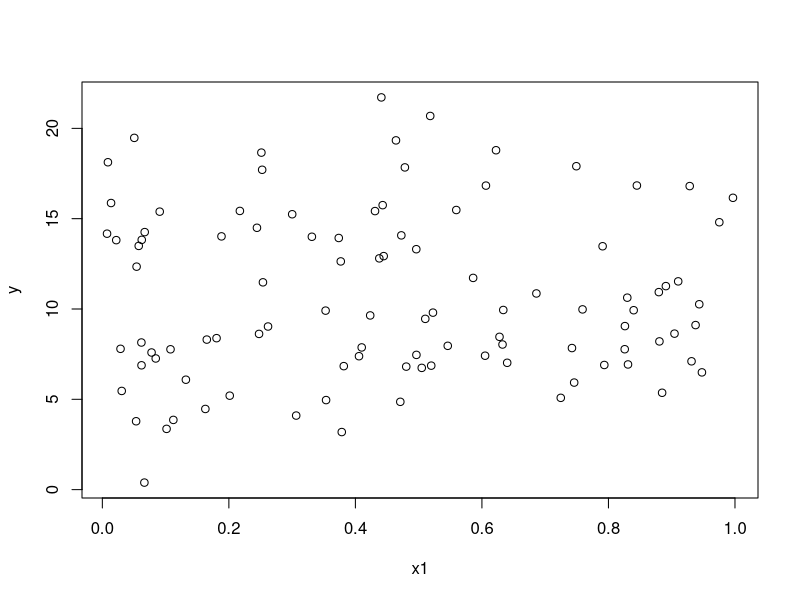
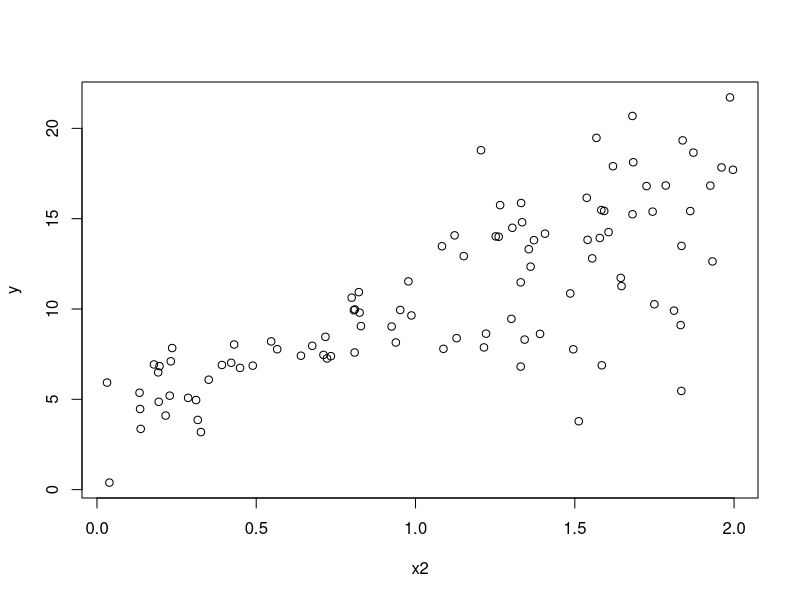

Write R code to recreate these figures, in order.
n<-100
x1<-runif(n,0,1)
x2<-runif(n,0,2)
e<-rnorm(n,0,1)
ee<-rnorm(n,0,4)
e[x2>1]<-ee[x2>1]
y=2+4*x1+6*x2+e
plot(x1,y)
plot(x2,y)
result<-summary(lm(y~x1+x2))
xx<-cbind(1,x1,x2)
ehat<-y-xx%*%result$coefficients[,1]
sigma2.hat<-sum(ehat^2)/(n-3)
xx.inv<-solve(t(xx)%*%xx)
var.bhat<-sigma2.hat*xx.inv
se.bhat<-(diag(var.bhat))^.5
omega.hat<-matrix(0,n,n)
diag(omega.hat)<-ehat^2

var.bhat.robust<-xx.inv%*%t(xx)%*%omega.hat%*%xx%*%xx.inv
se.bhat.robust<-(diag(var.bhat.robust))^.5

